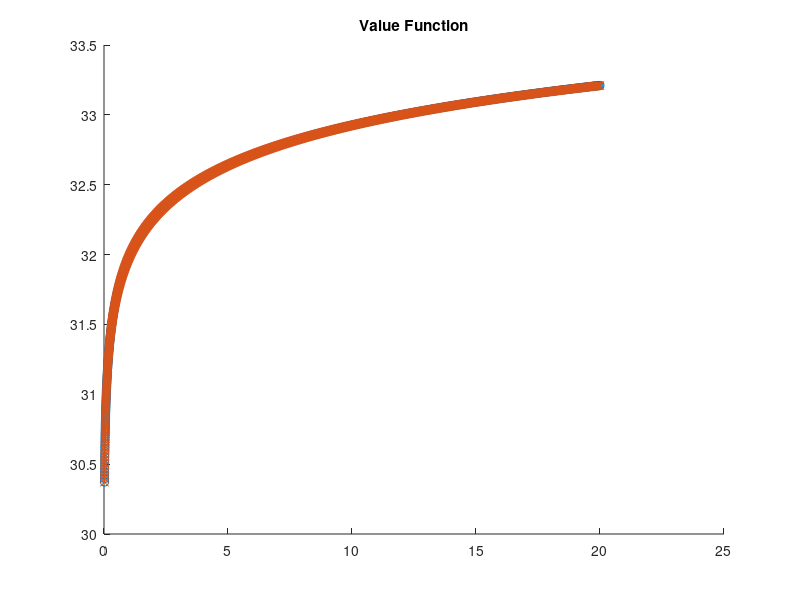
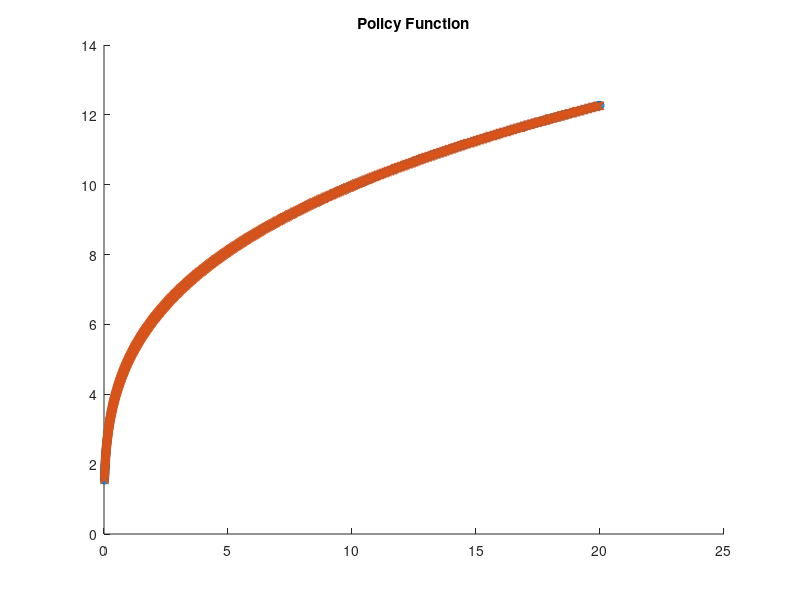
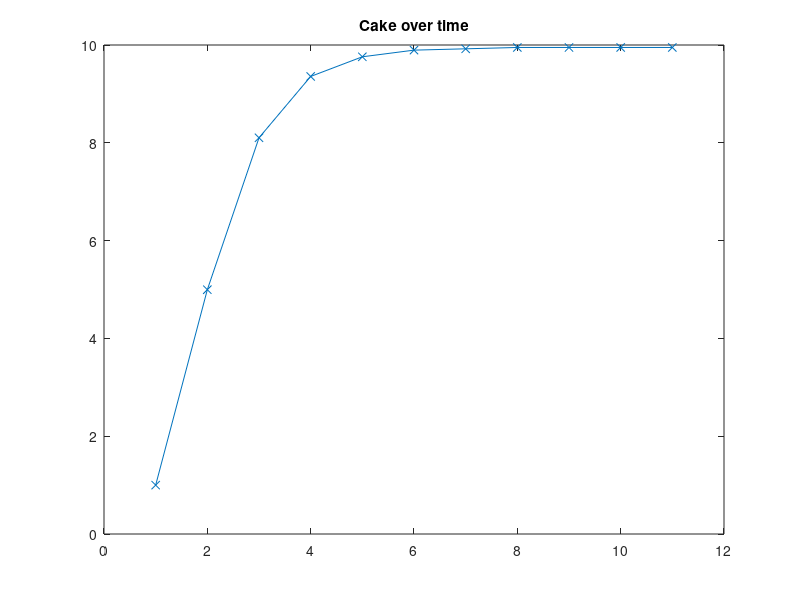

Recreate these plots in MATLAB, in order.
% Infinite Horizon Deterministic Dynamic Programming: 
% Optimal Growth
clc; clear all;close all;

% k: capital at period t
% V(k) = max u(F(k) - k')+ b * V(k')
% s.t. 0 <= k' <= F(k')

% Params
alpha = 0.3;
A = 18.5;
beta = 0.9;
kss = 1/(alpha*beta*A)^(1/(alpha-1));

u = @(c) log(c);
f = @(k) A*k.^alpha;

% State and Control Space
NX = 1000;
NY = 1000;
NJ = 100;
lambda = 2; % sampling parameter
MAX = 20
MIN = MAX/NX
state = linspace(MIN^(1/lambda), MAX^(1/lambda), NX).^lambda;
control = linspace(MIN^(1/lambda), MAX^(1/lambda), NY).^lambda;

% Utility, Policy and Value Functions
U = zeros(NX, NY);
V = zeros(NX, NJ);
Y = zeros(NX, NJ);

% Utility
for ix = 1:NX
    for iy = 1:NY 
        if control(iy) < f(state(ix))
            % Feasible Controls
            U(ix, iy) = u(f(state(ix)) - control(iy));
        else
            % Infeasible Controls
            U(ix, iy) = -10000;
        end
    end
end

% Value Function Iteration
for ij = NJ-1:-1:1  
    for ix = 1:NX 
        [V(ix, ij), iymax] = max(reshape(U(ix, :),[1,NY]) + beta * reshape(V(:, ij+1), [1,NY]));
        Y(ix, ij) = control(iymax);
    end 
end

% Analytical Solution
E = (1/(1-beta))*(log(A*(1-alpha*beta))+beta*alpha*log(A*alpha*beta)/(1-alpha*beta));
F = alpha/(1-alpha*beta);
V_true = @(k) E + F*log(k);
Y_true = @(k) alpha*beta*A*k.^alpha;

hold on;
figure(1);
plot(state, V_true(state), '-o');
plot(state, V(:,1), '-x');
title('Value Function')
hold off;
figure(2);
hold on; 
plot(state, Y_true(state), '-o');
plot(state, Y(:,1), '-x');
title('Policy Function')
hold off;

% Simulation
x0 = 1;
T = 10;
xSim = zeros(1, T);
[val,idx] = min(abs(control-x0));
xSim(1) = control(idx);
for t = 1:T
    [val,idx] = min(abs(control-xSim(t)));
    xSim(t+1) = Y(idx, 1);
end
figure(3)
plot(xSim, '-x');
title('Cake over time')



